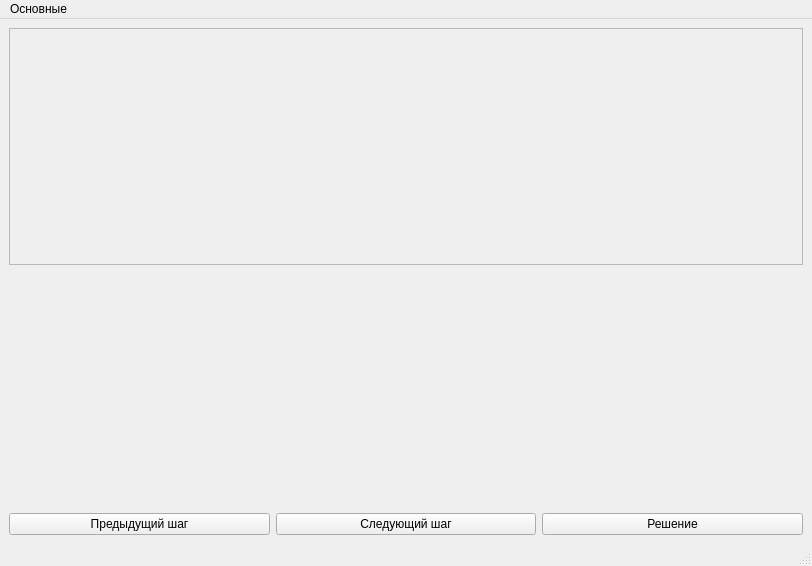
<?xml version="1.0" encoding="UTF-8"?>
<ui version="4.0">
 <class>GAWindow</class>
 <widget class="QMainWindow" name="GAWindow">
  <property name="geometry">
   <rect>
    <x>0</x>
    <y>0</y>
    <width>812</width>
    <height>566</height>
   </rect>
  </property>
  <property name="windowTitle">
   <string>MainWindow</string>
  </property>
  <widget class="QWidget" name="centralwidget">
   <layout class="QVBoxLayout" name="verticalLayout">
    <item>
     <widget class="QScrollArea" name="scrollArea">
      <property name="sizePolicy">
       <sizepolicy hsizetype="Expanding" vsizetype="Expanding">
        <horstretch>0</horstretch>
        <verstretch>0</verstretch>
       </sizepolicy>
      </property>
      <property name="widgetResizable">
       <bool>true</bool>
      </property>
      <widget class="QWidget" name="scrollAreaWidgetContents">
       <property name="geometry">
        <rect>
         <x>0</x>
         <y>0</y>
         <width>792</width>
         <height>233</height>
        </rect>
       </property>
      </widget>
     </widget>
    </item>
    <item>
     <widget class="QLabel" name="mainInformation">
      <property name="sizePolicy">
       <sizepolicy hsizetype="Preferred" vsizetype="Expanding">
        <horstretch>0</horstretch>
        <verstretch>0</verstretch>
       </sizepolicy>
      </property>
      <property name="text">
       <string/>
      </property>
     </widget>
    </item>
    <item>
     <layout class="QHBoxLayout" name="horizontalLayout_2">
      <item>
       <widget class="QPushButton" name="prevStep">
        <property name="text">
         <string>Предыдущий шаг</string>
        </property>
       </widget>
      </item>
      <item>
       <widget class="QPushButton" name="nextStep">
        <property name="text">
         <string>Следующий шаг</string>
        </property>
       </widget>
      </item>
      <item>
       <widget class="QPushButton" name="solution">
        <property name="text">
         <string>Решение</string>
        </property>
       </widget>
      </item>
     </layout>
    </item>
   </layout>
  </widget>
  <widget class="QMenuBar" name="menubar">
   <property name="geometry">
    <rect>
     <x>0</x>
     <y>0</y>
     <width>812</width>
     <height>20</height>
    </rect>
   </property>
   <widget class="QMenu" name="menu">
    <property name="title">
     <string>Основные</string>
    </property>
    <addaction name="back"/>
    <addaction name="exit"/>
    <addaction name="separator"/>
    <addaction name="about"/>
   </widget>
   <addaction name="menu"/>
  </widget>
  <widget class="QStatusBar" name="statusbar"/>
  <action name="back">
   <property name="text">
    <string> В главное меню</string>
   </property>
  </action>
  <action name="exit">
   <property name="text">
    <string>Выйти</string>
   </property>
  </action>
  <action name="about">
   <property name="text">
    <string>О программе</string>
   </property>
  </action>
 </widget>
 <resources/>
 <connections/>
</ui>
